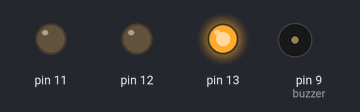
This sketch was run on a simulated Arduino Uno, built with avr-gcc and run on an emulated ATmega328P. Shown: output pins drawn as LEDs (lit = HIGH), buzzer (waves = sounding). At 2.0 s the program stops and its outputs stay as they are.

Above: at 0.1 s.
At 1.1 s:
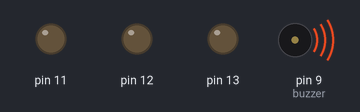
At 1.6 s:
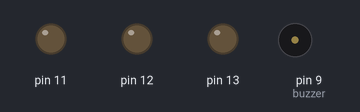
Timing chart, 0 to 3.1 s (numbered marks = the images above):
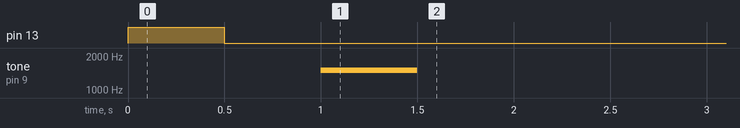

The sketch:

traffic_light_functionsv2.ino
```cpp
//traffic light code with functions

//buzzer to arduino pin 9
const int buzzer = 9;

void setup() {

//set up pin 9 as buzzer
pinMode(buzzer, OUTPUT); // Set buzzer - pin 9 as an output

//set up pin 13 to Red LED
pinMode(13, OUTPUT);
//set up pin 12 to  Yellow LED
pinMode(12, OUTPUT);
//set up pin 11 to  Green LED
pinMode(11, OUTPUT);


}
//consider the area below memory
//This were you create your functions.

//blink function  - these are the specific instructions used to turn the led on and off
void blink(int led, int time) {
  digitalWrite(led, HIGH);   // set the LED on
  delay(time);              // wait for a second
  digitalWrite(led, LOW);    // set the LED off
  delay(time);              // wait for a second

}

//buzz function - these are the specific instructions used to buzz your your speaker once
void buzz(int sound, int time){

  tone(buzzer, sound); // Send sound signal
  delay(time);        // wait
  noTone(buzzer);     // Stop sound
  delay(time);         // wait
}


//consider the area above memory


//shutdown function - this code will stop your program
void shutdown()
{
 Serial.println("Program End");  // message to serial monitor
 while(1);
}

void loop() {

  // to call the blink function to blink the Red LED(pin 13) for 1/2 second(500 milliseconds) you use this code:
  blink(13, 500);

  //call the yellow LED to blink for 1/2 a second

  //call the green LED to blink for 1/2 a second

  //call blink to do green yellow red

  //call blink to do red rellow green

  //call blink to do red green yellow

  //use a for loop to repat the pattern 8 times


  /* to call the buzz function to buzz the speaker with a sharp tone(1000)
   * for 1/2 second(500 milliseconds) you use this code:
   */
  buzz(1500,500);

  // call buzz to use the sound 1000 for 1/2 second

  // call buzz to use the sound 500 for 1/2 second

  // use a for loop to repeat the sounds 8 times

  // call buzz to make your own tune


  // call the shutdown function
  shutdown();
  }
```

Measured:
- by itself, pin 13: LOW → HIGH at 0.00 s, → LOW 0.50 s later
- by itself, tone on pin 9 (buzzer): silent → 1500 Hz at 1.0 s, → silent 0.50 s later
